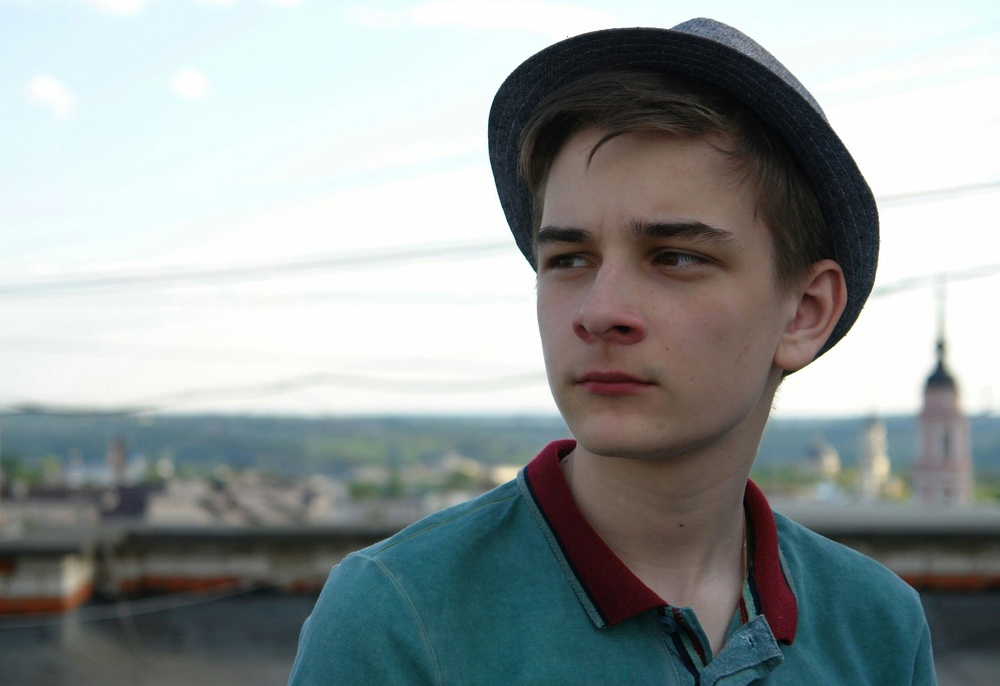
//> input picture OpenCVLab_1/OpenCVLab_1/img.jpg, 1000 x 686 px, shrunk from 2560 x 1756 before the run
$ ./main   (built with g++ and OpenCV 4)
//> lines starting //> are read from the running program, lines starting //| are printed output that depends on the picture
#include <opencv2/opencv.hpp>
#include <iostream>
#include <vector>
#include <ctime>

using namespace std;
using namespace cv;

double psnr(Mat& ref_image, Mat& obj_image)
{
	double mse = 0;
	double div = 0;
	int width = ref_image.cols;
	int height = ref_image.rows;
	double psnr = 0;

	for (int y = 0; y < height; y++)
	{
		for (int x = 0; x < width; x++)
		{
			div = ref_image.at<uchar>(y, x) - obj_image.at<uchar>(y, x);

			mse += div * div;

		}
	}

	mse = mse / (width * height);
	psnr = 10 * log10(255 * 255 / mse);

	return psnr;
}

Mat monochrome(Mat& ref_image)
{
	Mat result;
	result = ref_image.clone();

	for (int y = 0; y < result.rows; y++)
	{
		for (int x = 0; x < result.cols; x++)
		{
			double tmp = result.at<Vec3b>(y, x).val[0] * 0.148 + result.at<Vec3b>(y, x).val[1] * 0.5547 + result.at<Vec3b>(y, x).val[2] * 0.2952;
			result.at<Vec3b>(y, x).val[0] = tmp;
			result.at<Vec3b>(y, x).val[1] = tmp;
			result.at<Vec3b>(y, x).val[2] = tmp;
		}
	}

	return result;
}

Mat BGR_2_YCrCb(Mat& image)
{
	double Y = 0.0;
	double Cb = 0.0;
	double Cr = 0.0;
	Mat result = image.clone();
	for (int y = 0; y < result.rows; y++)
	{
		for (int x = 0; x < result.cols; x++)
		{
			Y = result.at<Vec3b>(y, x).val[0] * 0.114 + result.at<Vec3b>(y, x).val[1] * 0.587 + result.at<Vec3b>(y, x).val[2] * 0.299;
			Cb = 0.564*(result.at<Vec3b>(y, x).val[0] - Y) + 128.0;
			Cr = 0.713*(result.at<Vec3b>(y, x).val[2] - Y) + 128.0;
			result.at<Vec3b>(y, x).val[0] = Y;
			result.at<Vec3b>(y, x).val[1] = Cr;
			result.at<Vec3b>(y, x).val[2] = Cb;
		}
	}
	return result;
}

Mat YCrCb_2_BGR(Mat& image)
{
	Mat result = image.clone();
	for (int y = 0; y < result.rows; y++)
	{
		for (int x = 0; x < result.cols; x++)
		{
			result.at<Vec3b>(y, x).val[0] = image.at<Vec3b>(y, x).val[0] + 1.772*(image.at<Vec3b>(y, x).val[2] - 128.0);
			result.at<Vec3b>(y, x).val[1] = image.at<Vec3b>(y, x).val[0] - 0.344*(image.at<Vec3b>(y, x).val[2] - 128.0)
				- 0.714*(image.at<Vec3b>(y, x).val[1] - 128.0);
			result.at<Vec3b>(y, x).val[2] = image.at<Vec3b>(y, x).val[0] + 1.402*(image.at<Vec3b>(y, x).val[1] - 128.0);
		}
	}
	return result;
}

Mat LumY(Mat& image)
{
	Mat result = image.clone();

	for (int y = 0; y < result.rows; y++)
	{
		for (int x = 0; x < result.cols; x++)
		{
			if (result.at<Vec3b>(y, x).val[0] + 50 > 255) result.at<Vec3b>(y, x).val[0] = 255;
			else result.at<Vec3b>(y, x).val[0] += 50;
		}
	}

	return result;
}

Mat LumBGR(Mat& image)
{
	Mat result = image.clone();

	for (int y = 0; y < result.rows; y++)
	{
		for (int x = 0; x < result.cols; x++)
		{
			if (result.at<Vec3b>(y, x).val[0] + 50 > 255) result.at<Vec3b>(y, x).val[0] = 255;
			else result.at<Vec3b>(y, x).val[0] += 50;
			if (result.at<Vec3b>(y, x).val[1] + 50 > 255) result.at<Vec3b>(y, x).val[1] = 255;
			else result.at<Vec3b>(y, x).val[1] += 50;
			if (result.at<Vec3b>(y, x).val[2] + 50 > 255) result.at<Vec3b>(y, x).val[2] = 255;
			else result.at<Vec3b>(y, x).val[2] += 50;
		}
	}
	return result;
}

int main()
{
    Mat A = imread("img.jpg");
//> A is the input picture: 686 rows x 1000 cols, CV_8UC3; mean B, G, R 154.1, 154.4, 147.3

    if (A.empty())
    {
        cout << "Image not found" << endl;
        return -1;
    }

	Mat B;
    cvtColor(A, B, COLOR_BGR2GRAY);
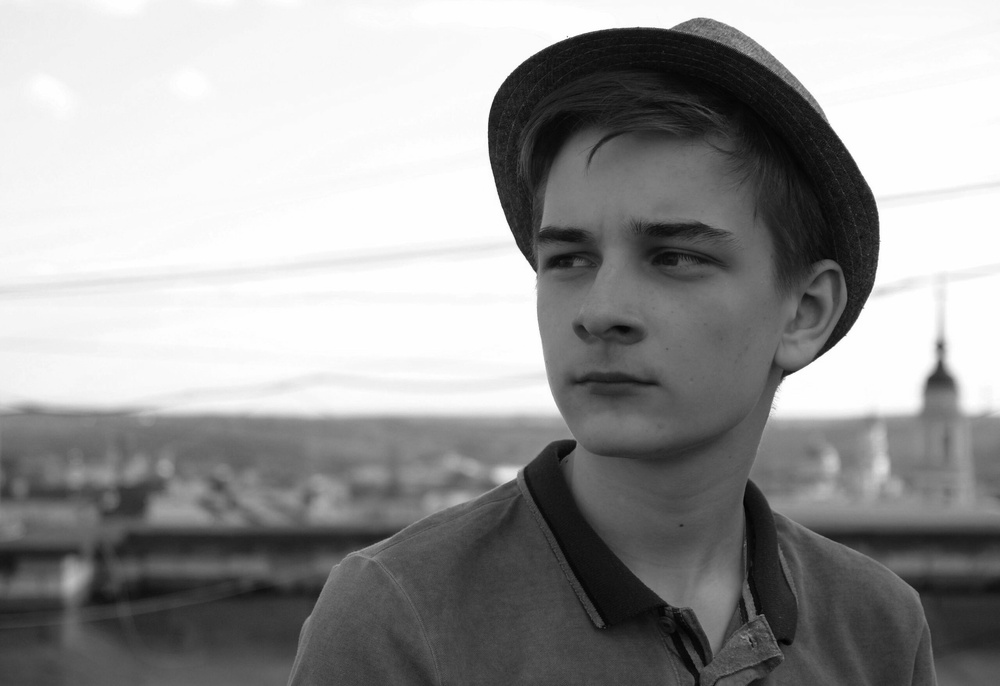
//> B: 686 rows x 1000 cols, CV_8UC1; min 0, max 255, mean 152.2
    imwrite("COLOR_BGR2GRAY.jpg", B);

	Mat C;
	C = monochrome(A);
	imwrite("Manual_Monochrome.jpg", C);

	Mat D;
	time_t seconds_1 = time(NULL);
	cvtColor(A, D, COLOR_BGR2YCrCb);
//> D: 686 rows x 1000 cols, CV_8UC3; mean of channels 0, 1, 2 152.2, 124.5, 129.1
	time_t seconds_2 = time(NULL);
	cout << "OpenCV BGR2YCrCb: " << seconds_2 - seconds_1 << " seconds" << endl;
	imwrite("BGR2YCbCr_OpenCV.jpg", D);
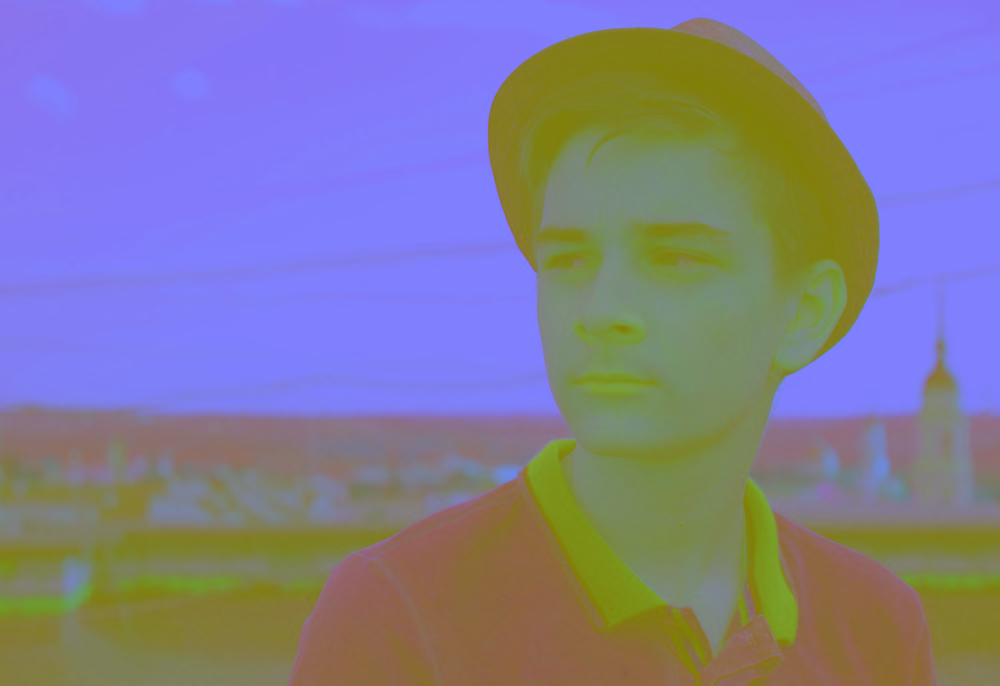
//> saved as BGR2YCbCr_OpenCV.jpg: 686 rows x 1000 cols, CV_8UC3; mean B, G, R 152.2, 124.5, 129.1

	Mat F;
	time_t seconds_3 = time(NULL);
	F = BGR_2_YCrCb(A);
//> the loop in BGR_2_YCrCb, `for (int y = 0; y < result.rows; y++)` made 686 passes
//> (Y, Cb, Cr) on passes 1 to 3: (246.2, 130.7, 117.2), (246.2, 130.7, 117.2), (247.2, 130.7, 117.2)
//> after the loop in BGR_2_YCrCb, `for (int y = 0; y < result.rows; y++)`: Y = 87.84; Cb = 130.3; Cr = 123.8
	time_t seconds_4 = time(NULL);
	cout << "Manual BGR2YCrCb: " << seconds_4 - seconds_3 << " seconds" << endl;
	imwrite("BGR2YCbCr_Manual.jpg", F);

	Mat E;
	E = LumY(D);
//> after the loop in LumY, `for (int y = 0; y < result.rows; y++)`: result: 686 rows x 1000 cols, CV_8UC3; mean of channels 0, 1, 2 183.7, 124.5, 129.1
	imwrite("AdjustingBrightnessYCbCr.jpg", E);
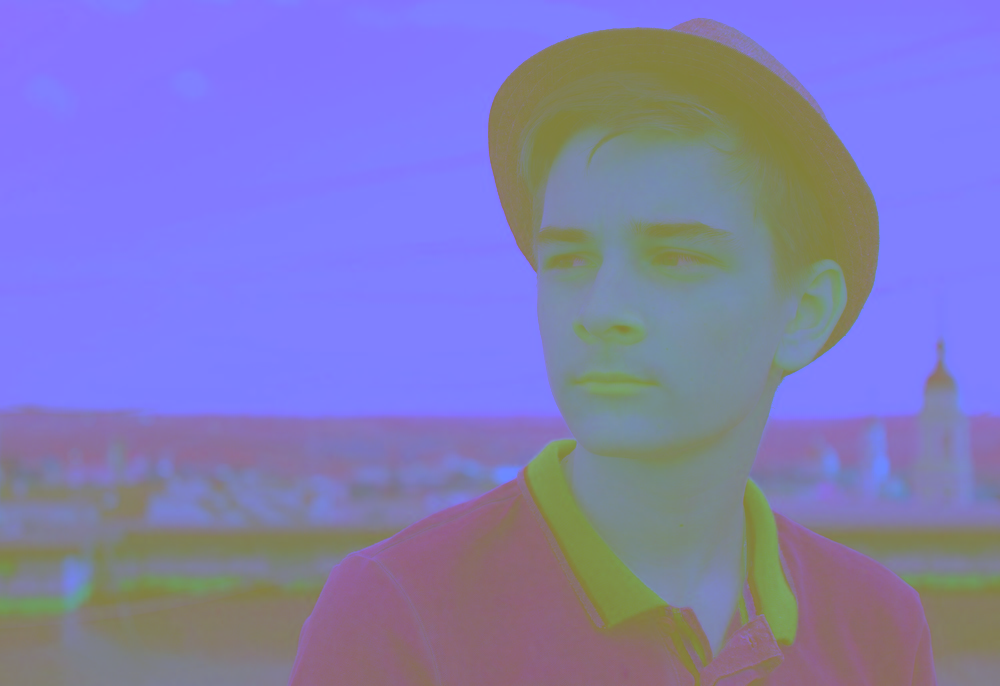
//> saved as AdjustingBrightnessYCbCr.jpg: 686 rows x 1000 cols, CV_8UC3; mean B, G, R 183.7, 124.5, 129.1

	Mat G;
	G = LumBGR(A);
//> after the loop in LumBGR, `for (int y = 0; y < result.rows; y++)`:
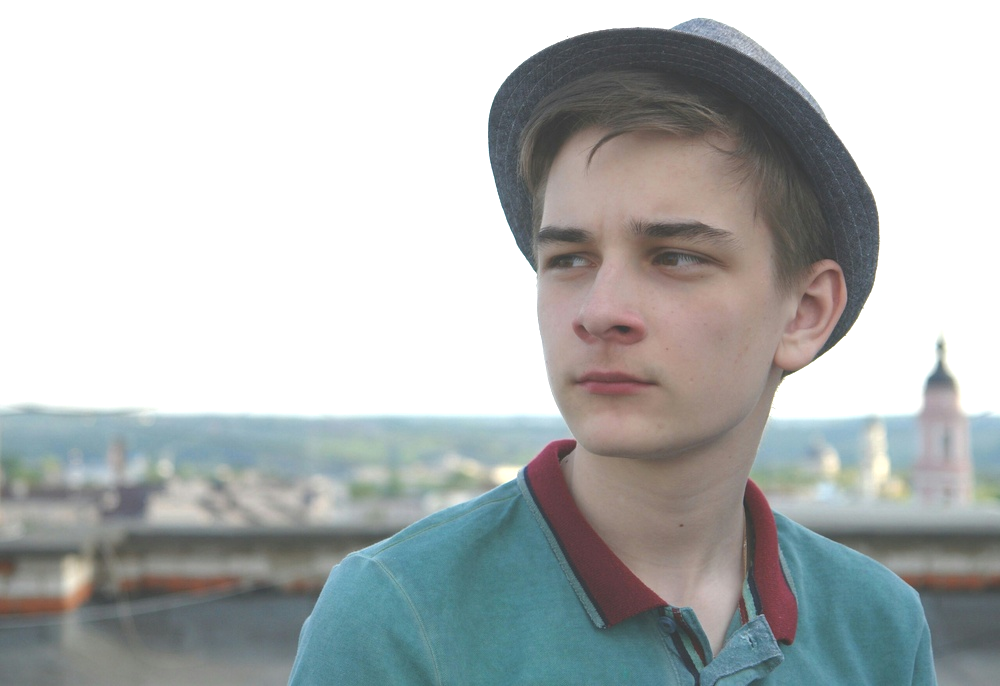
//> result: 686 rows x 1000 cols, CV_8UC3; mean B, G, R 184.8, 184.9, 180.9
	imwrite("AdjustingBrightnessBGR.jpg", G);

	double PSNR_1 = psnr(A, B);
//> the loop in psnr, `for (int y = 0; y < height; y++)` made 686 passes
//> (div, mse) on passes 1 to 3: (9, 93407), (9, 189032), (7, 290310)
//> after the loop in psnr, `for (int y = 0; y < height; y++)`: div = 7; mse = 4.52e+09
//> in psnr, `mse = mse / (width * height);`: mse = 6582.1
//> in psnr, `psnr = 10 * log10(255 * 255 / mse);`: psnr = 9.95
//> PSNR_1 = 9.95
	double PSNR_2 = psnr(A, C);
//> the loop in psnr (call 2), `for (int y = 0; y < height; y++)` made 686 passes
//> (div, mse) on passes 1 to 3: (10, 66498), (10, 133930), (10, 206055)
//> PSNR_2 = 29.95
	double PSNR_3 = psnr(A, D);
//> PSNR_3 = 10.04
	double PSNR_4 = psnr(A, F);
//> PSNR_4 = 10.03
	double PSNR_5 = psnr(D, E);
	double PSNR_6 = psnr(A, G);

	cout << "PSNR(Original, CL_BGR2GRAY) = " << PSNR_1 << endl;
//| PSNR(Original, CL_BGR2GRAY) = 9.94717
	cout << "PSNR(Original, Manual_Monochrome) = " << PSNR_2 << endl;
//| PSNR(Original, Manual_Monochrome) = 29.9537
	cout << "PSNR(Original, BGR2YCbCr_OpenCV) = " << PSNR_3 << endl;
//| PSNR(Original, BGR2YCbCr_OpenCV) = 10.0412
	cout << "PSNR(Original, BGR2YCbCr_Manual) = " << PSNR_4 << endl;
//| PSNR(Original, BGR2YCbCr_Manual) = 10.0302
	cout << "PSNR(BGR2YCbCr_OpenCV, AdjustingBrightnessYCbCr) = " << PSNR_5 << endl;
//| PSNR(BGR2YCbCr_OpenCV, AdjustingBrightnessYCbCr) = 22.6147
	cout << "PSNR(Original, AdjustingBrightnessBGR) = " << PSNR_6 << endl;
//| PSNR(Original, AdjustingBrightnessBGR) = 17.743

    return 0;
}
